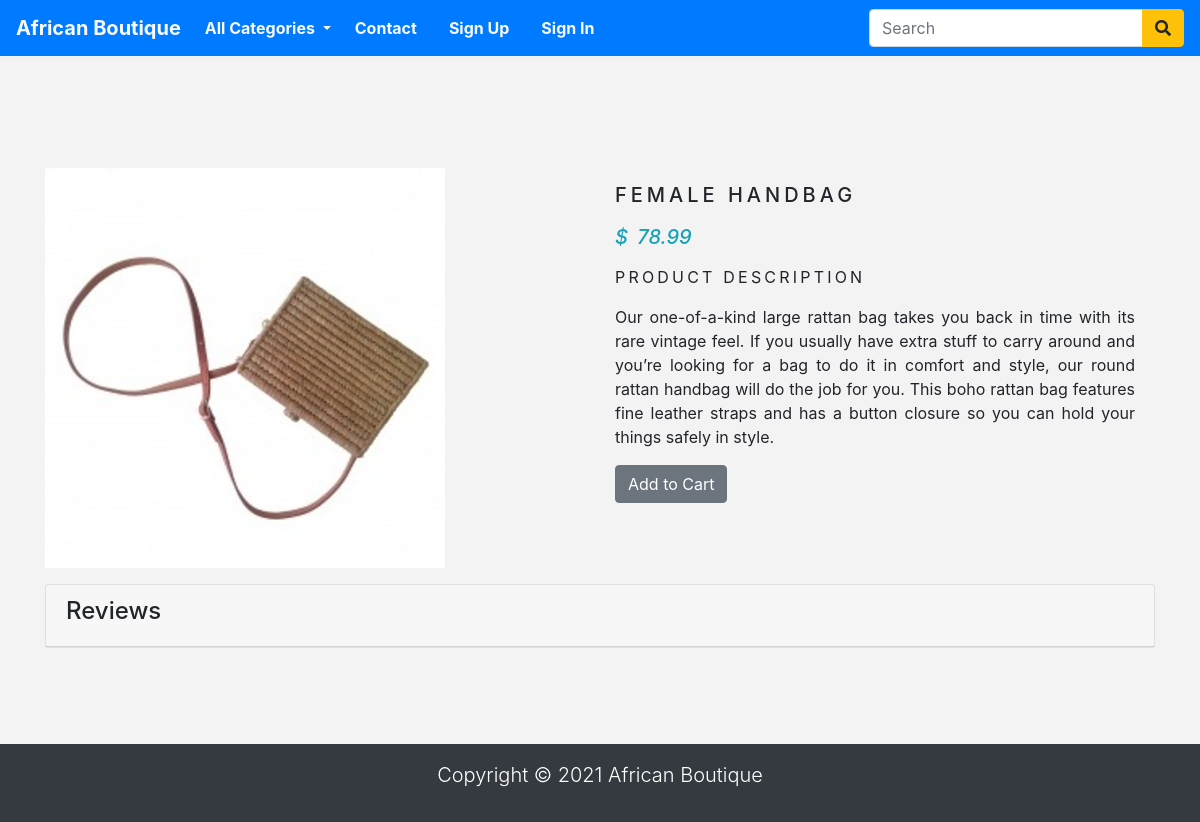
Page /category/handbags/female-handbag on the committed database.
### store/models.py (models this page shows, shortened)
class Product(models.Model):
    name = models.CharField(max_length=250, unique=True)
    slug = models.SlugField(max_length=250, unique=True)
    description = models.TextField(blank=True)
    category = models.ForeignKey(Category, on_delete=models.CASCADE)
    price = models.DecimalField(max_digits=10, decimal_places=2)
    image = models.ImageField(upload_to='product', blank=True)
    stock = models.IntegerField()
    available = models.BooleanField(default=True)
    created = models.DateTimeField(auto_now_add=True)
    updated = models.DateTimeField(auto_now=True)
    class Meta:
        ordering = ('name',)
        verbose_name = 'product'
        verbose_name_plural = 'products'

### store/views.py (the view)
# urls.py: path('category/<slug:category_slug>/<slug:product_slug>', views.productPage, name ='product_detail'),
def productPage(request, category_slug, product_slug):
    try:
        product = Product.objects.get(category__slug=category_slug, slug=product_slug)
    except Exception as e:
        raise e
    if request.method == 'POST' and request.user.is_authenticated and request.POST['content'].strip() != '':
        Review.objects.create(product=product,
                            user=request.user,
                            content=request.POST['content'])
    reviews = Review.objects.filter(product=product)
    return render(request, 'product.html', {'product': product, 'reviews': reviews})

### store/context_processors.py (called while the page is built)
def counter(request):
    item_count = 0
    if 'admin' in request.path:
        return {}
    else:
        try:
            cart=Cart.objects.filter(cart_id=_cart_id(request))
            cart_items = CartItem.objects.all().filter(cart=cart[:1])
            for cart_item in cart_items:
                item_count += cart_item.quantity
        except Cart.DoesNotExist:
            item_count = 0
    return dict(item_count=item_count)

def menu_links(request):
    links = Category.objects.all()
    return dict(links=links)

### store/models.py (called while the page is built)
    def get_url(self):
        return reverse('products_by_category', args=[self.slug])

### store/views.py (called while the page is built)
def _cart_id(request):
    cart = request.session.session_key
    if not cart:
        cart = request.session.create()
    return cart

### store/templates/product.html (shortened to what this page needs)
{% extends 'base.html' %}
{% load static %}
{% block content %}
<div class="container py-5">
    <div class="row mt-5">
        <div class="col-10 mx-auto col-md-6 my-3">
            <img src="{{product.image.url}}" alt="">
        </div>
        <div class="col-10 mx-auto col-md-6 my-3">
            <div>
                <h1 class="product_title">{{product.name}}</h1>
                <h5 class="text-info font-italic mb-3">
                    <span class="mr-1">$</span> {{product.price}}
                </h5>
                <p class="product_description">Product Description</p>
                <p class="text-justify product_text">{{product.description}}</p>
                {% if product.stock <= 0 %}
                    <p class="text-justify product_text"><b>Out of Stock</b></p>
                {% else %}
                    <a href="{% url 'add_cart' product.id %}">
                        <button type="button" name="button" class="btn btn-secondary">
                            Add to Cart
                        </button>
                    </a>
                {% endif %}
            </div>
        </div>
    </div>
    <div class="card">
        <div class="card-header">
            <h4>Reviews</h4>
        </div>
    </div>
</div>
{% endblock %}

### store/static/css/base.css (style rules this page uses)
body { background: #f3f3f3; }
.product_title { font-size: 20px; text-transform: uppercase; letter-spacing: .2em; padding-top: 15px; padding-bottom: 10px; }
.product_text { padding-right: 20px; }
.product_description { font-size: 16px; text-transform: uppercase; letter-spacing: .2em; }

### rows in the picture
Product: image (picture), name "FEMALE HANDBAG", price "78.99", description "Our one-of-a-kind large rattan bag takes you back in time with its rare vintage feel. If you usually have extra stuff to carry around and you’re looking for a bag to do it in comfort and style, our round rattan handbag will do the job for you. This boho rattan bag features fine leather straps and has a button closure so you can hold your things safely in style."
